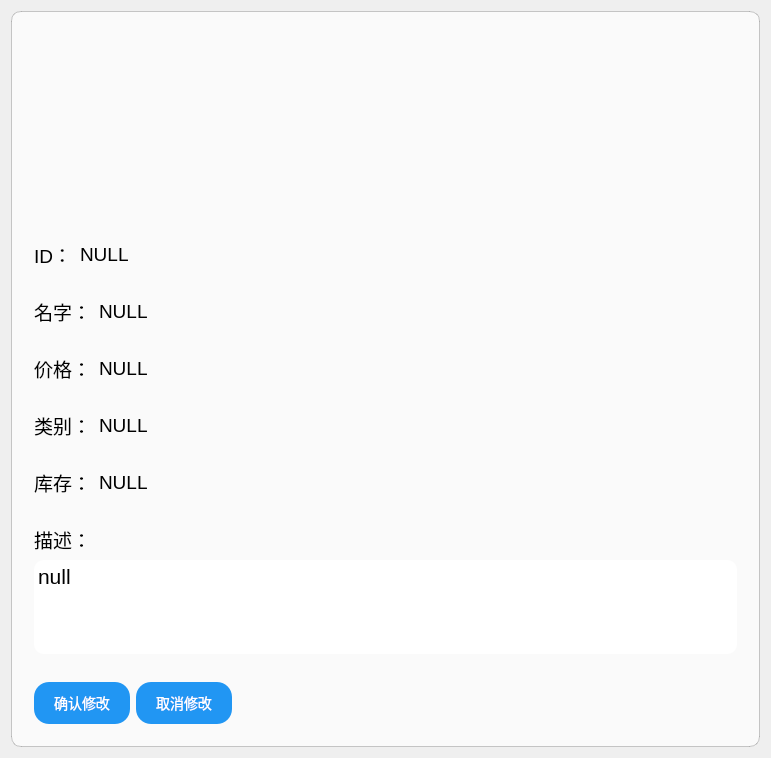
<?xml version="1.0" encoding="UTF-8"?>
<ui version="4.0">
 <class>GoodsDetailDialog</class>
 <widget class="QDialog" name="GoodsDetailDialog">
  <property name="geometry">
   <rect>
    <x>0</x>
    <y>0</y>
    <width>771</width>
    <height>758</height>
   </rect>
  </property>
  <property name="windowTitle">
   <string>GoodsDetailDialog</string>
  </property>
  <layout class="QHBoxLayout" name="horizontalLayout_6">
   <item>
    <widget class="QFrame" name="frame_5">
     <property name="styleSheet">
      <string notr="true">QWidget {
    background-color: rgba(255, 255, 255, 0.7); 
    border-radius: 10px;                        
    border: 1px solid rgba(0, 0, 0, 0.2);       
}</string>
     </property>
     <property name="frameShape">
      <enum>QFrame::StyledPanel</enum>
     </property>
     <property name="frameShadow">
      <enum>QFrame::Raised</enum>
     </property>
     <layout class="QVBoxLayout" name="verticalLayout_2">
      <item>
       <widget class="QLabel" name="goodsPicture">
        <property name="minimumSize">
         <size>
          <width>200</width>
          <height>200</height>
         </size>
        </property>
        <property name="maximumSize">
         <size>
          <width>200</width>
          <height>200</height>
         </size>
        </property>
        <property name="styleSheet">
         <string notr="true">QLabel {
    background-color: rgba(255, 255, 255, 0.0); 
    border-radius: 10px;                        
    border: none;       
}</string>
        </property>
        <property name="text">
         <string/>
        </property>
        <property name="pixmap">
         <pixmap resource="resource.qrc">:/res/default.jpg</pixmap>
        </property>
        <property name="scaledContents">
         <bool>true</bool>
        </property>
        <property name="alignment">
         <set>Qt::AlignCenter</set>
        </property>
       </widget>
      </item>
      <item>
       <widget class="QFrame" name="frame_2">
        <property name="styleSheet">
         <string notr="true">QWidget {
    background-color: rgba(255, 255, 255, 0.0); 
    border-radius: 10px;                        
    border: none;       
}</string>
        </property>
        <property name="frameShape">
         <enum>QFrame::StyledPanel</enum>
        </property>
        <property name="frameShadow">
         <enum>QFrame::Raised</enum>
        </property>
        <layout class="QHBoxLayout" name="horizontalLayout_2">
         <item>
          <widget class="QLabel" name="goodsID1">
           <property name="font">
            <font>
             <pointsize>14</pointsize>
            </font>
           </property>
           <property name="styleSheet">
            <string notr="true">QLabel {
    background-color: rgba(255, 255, 255, 0.0); 
    border-radius: 10px;                        
    border: none;       
}</string>
           </property>
           <property name="text">
            <string>ID：</string>
           </property>
          </widget>
         </item>
         <item>
          <widget class="QLineEdit" name="goodsIDEdit">
           <property name="font">
            <font>
             <pointsize>14</pointsize>
            </font>
           </property>
           <property name="text">
            <string>NULL</string>
           </property>
          </widget>
         </item>
         <item>
          <spacer name="horizontalSpacer">
           <property name="orientation">
            <enum>Qt::Horizontal</enum>
           </property>
           <property name="sizeHint" stdset="0">
            <size>
             <width>40</width>
             <height>20</height>
            </size>
           </property>
          </spacer>
         </item>
        </layout>
       </widget>
      </item>
      <item>
       <widget class="QFrame" name="frame">
        <property name="styleSheet">
         <string notr="true">QWidget {
    background-color: rgba(255, 255, 255, 0.0); 
    border-radius: 10px;                        
    border: none;       
}</string>
        </property>
        <property name="frameShape">
         <enum>QFrame::StyledPanel</enum>
        </property>
        <property name="frameShadow">
         <enum>QFrame::Raised</enum>
        </property>
        <layout class="QHBoxLayout" name="horizontalLayout">
         <item>
          <widget class="QLabel" name="goodsName1">
           <property name="font">
            <font>
             <pointsize>14</pointsize>
            </font>
           </property>
           <property name="styleSheet">
            <string notr="true">QLabel {
    background-color: rgba(255, 255, 255, 0.0); 
    border-radius: 10px;                        
    border: none;       
}</string>
           </property>
           <property name="text">
            <string>名字：</string>
           </property>
          </widget>
         </item>
         <item>
          <widget class="QLineEdit" name="goodsNameEdit">
           <property name="font">
            <font>
             <pointsize>14</pointsize>
            </font>
           </property>
           <property name="text">
            <string>NULL</string>
           </property>
          </widget>
         </item>
         <item>
          <spacer name="horizontalSpacer_2">
           <property name="orientation">
            <enum>Qt::Horizontal</enum>
           </property>
           <property name="sizeHint" stdset="0">
            <size>
             <width>40</width>
             <height>20</height>
            </size>
           </property>
          </spacer>
         </item>
        </layout>
       </widget>
      </item>
      <item>
       <widget class="QFrame" name="frame_3">
        <property name="styleSheet">
         <string notr="true">QWidget {
    background-color: rgba(255, 255, 255, 0.0); 
    border-radius: 10px;                        
    border: none;       
}</string>
        </property>
        <property name="frameShape">
         <enum>QFrame::StyledPanel</enum>
        </property>
        <property name="frameShadow">
         <enum>QFrame::Raised</enum>
        </property>
        <layout class="QHBoxLayout" name="horizontalLayout_3">
         <item>
          <widget class="QLabel" name="goodsPrice1">
           <property name="font">
            <font>
             <pointsize>14</pointsize>
            </font>
           </property>
           <property name="styleSheet">
            <string notr="true">QLabel {
    background-color: rgba(255, 255, 255, 0.0); 
    border-radius: 10px;                        
    border: none;       
}</string>
           </property>
           <property name="text">
            <string>价格：</string>
           </property>
          </widget>
         </item>
         <item>
          <widget class="QLineEdit" name="goodsPriceEdit">
           <property name="font">
            <font>
             <pointsize>14</pointsize>
            </font>
           </property>
           <property name="text">
            <string>NULL</string>
           </property>
          </widget>
         </item>
         <item>
          <spacer name="horizontalSpacer_3">
           <property name="orientation">
            <enum>Qt::Horizontal</enum>
           </property>
           <property name="sizeHint" stdset="0">
            <size>
             <width>40</width>
             <height>20</height>
            </size>
           </property>
          </spacer>
         </item>
        </layout>
       </widget>
      </item>
      <item>
       <widget class="QFrame" name="frame_4">
        <property name="styleSheet">
         <string notr="true">QWidget {
    background-color: rgba(255, 255, 255, 0.0); 
    border-radius: 10px;                        
    border: none;       
}</string>
        </property>
        <property name="frameShape">
         <enum>QFrame::StyledPanel</enum>
        </property>
        <property name="frameShadow">
         <enum>QFrame::Raised</enum>
        </property>
        <layout class="QHBoxLayout" name="horizontalLayout_4">
         <item>
          <widget class="QLabel" name="goodsCategory1">
           <property name="font">
            <font>
             <pointsize>14</pointsize>
            </font>
           </property>
           <property name="styleSheet">
            <string notr="true">QLabel {
    background-color: rgba(255, 255, 255, 0.0); 
    border-radius: 10px;                        
    border: none;       
}</string>
           </property>
           <property name="text">
            <string>类别：</string>
           </property>
          </widget>
         </item>
         <item>
          <widget class="QLineEdit" name="goodsCategoryEdit">
           <property name="font">
            <font>
             <pointsize>14</pointsize>
            </font>
           </property>
           <property name="text">
            <string>NULL</string>
           </property>
          </widget>
         </item>
         <item>
          <spacer name="horizontalSpacer_4">
           <property name="orientation">
            <enum>Qt::Horizontal</enum>
           </property>
           <property name="sizeHint" stdset="0">
            <size>
             <width>40</width>
             <height>20</height>
            </size>
           </property>
          </spacer>
         </item>
        </layout>
       </widget>
      </item>
      <item>
       <widget class="QWidget" name="widget" native="true">
        <property name="styleSheet">
         <string notr="true">QWidget {
    background-color: rgba(255, 255, 255, 0.0); 
    border-radius: 10px;                        
    border: none;       
}</string>
        </property>
        <layout class="QHBoxLayout" name="horizontalLayout_5">
         <item>
          <widget class="QLabel" name="goodsCount1">
           <property name="font">
            <font>
             <pointsize>14</pointsize>
            </font>
           </property>
           <property name="styleSheet">
            <string notr="true">QLabel {
    background-color: rgba(255, 255, 255, 0.0); 
    border-radius: 10px;                        
    border: none;       
}</string>
           </property>
           <property name="text">
            <string>库存：</string>
           </property>
          </widget>
         </item>
         <item>
          <widget class="QLineEdit" name="goodsCountEdit">
           <property name="font">
            <font>
             <pointsize>14</pointsize>
            </font>
           </property>
           <property name="text">
            <string>NULL</string>
           </property>
          </widget>
         </item>
         <item>
          <spacer name="horizontalSpacer_5">
           <property name="orientation">
            <enum>Qt::Horizontal</enum>
           </property>
           <property name="sizeHint" stdset="0">
            <size>
             <width>40</width>
             <height>20</height>
            </size>
           </property>
          </spacer>
         </item>
        </layout>
       </widget>
      </item>
      <item>
       <widget class="QWidget" name="widget_2" native="true">
        <property name="styleSheet">
         <string notr="true">QWidget {
    background-color: rgba(255, 255, 255, 0.0); 
    border-radius: 10px;                        
    border: none;       
}</string>
        </property>
        <layout class="QVBoxLayout" name="verticalLayout">
         <item>
          <widget class="QLabel" name="goodsDescription">
           <property name="font">
            <font>
             <pointsize>14</pointsize>
            </font>
           </property>
           <property name="styleSheet">
            <string notr="true">QLabel {
    background-color: rgba(255, 255, 255, 0.0); 
    border-radius: 10px;                        
    border: none;       
}</string>
           </property>
           <property name="text">
            <string>描述：</string>
           </property>
          </widget>
         </item>
         <item>
          <widget class="QTextEdit" name="goodsTextEdit">
           <property name="styleSheet">
            <string notr="true">QTextEdit {
    background-color: rgba(255, 255, 255, 1); 
    border-radius: 10px;                        
    border: none;       
}</string>
           </property>
           <property name="html">
            <string>&lt;!DOCTYPE HTML PUBLIC &quot;-//W3C//DTD HTML 4.0//EN&quot; &quot;http://www.w3.org/TR/REC-html40/strict.dtd&quot;&gt;
&lt;html&gt;&lt;head&gt;&lt;meta name=&quot;qrichtext&quot; content=&quot;1&quot; /&gt;&lt;meta charset=&quot;utf-8&quot; /&gt;&lt;style type=&quot;text/css&quot;&gt;
p, li { white-space: pre-wrap; }
hr { height: 1px; border-width: 0; }
li.unchecked::marker { content: &quot;\2610&quot;; }
li.checked::marker { content: &quot;\2612&quot;; }
&lt;/style&gt;&lt;/head&gt;&lt;body style=&quot; font-family:'Microsoft YaHei UI'; font-size:9pt; font-weight:400; font-style:normal;&quot;&gt;
&lt;p style=&quot; margin-top:0px; margin-bottom:0px; margin-left:0px; margin-right:0px; -qt-block-indent:0; text-indent:0px;&quot;&gt;&lt;span style=&quot; font-size:16pt;&quot;&gt;null&lt;/span&gt;&lt;/p&gt;&lt;/body&gt;&lt;/html&gt;</string>
           </property>
          </widget>
         </item>
        </layout>
       </widget>
      </item>
      <item>
       <widget class="QWidget" name="widget_3" native="true">
        <property name="styleSheet">
         <string notr="true">QWidget {
    background-color: rgba(255, 255, 255, 0.0); 
    border-radius: 10px;                        
    border: none;       
}</string>
        </property>
        <layout class="QHBoxLayout" name="horizontalLayout_7">
         <item>
          <widget class="QPushButton" name="acceptBtn">
           <property name="minimumSize">
            <size>
             <width>70</width>
             <height>0</height>
            </size>
           </property>
           <property name="styleSheet">
            <string notr="true">QPushButton 
{
    background-color: #2196F3;  
    color: white;               
    border: none;              
    padding: 10px 20px;        
    border-radius: 15px;       
    font-size: 14px;           
}

QPushButton:hover
{
    background-color: #1976D2;  
}

QPushButton:pressed 
{
    background-color: #0D47A1;
    color: #E0E0E0;            
}</string>
           </property>
           <property name="text">
            <string>确认修改</string>
           </property>
          </widget>
         </item>
         <item>
          <widget class="QPushButton" name="cancelBtn">
           <property name="minimumSize">
            <size>
             <width>70</width>
             <height>0</height>
            </size>
           </property>
           <property name="styleSheet">
            <string notr="true">QPushButton 
{
    background-color: #2196F3;  
    color: white;               
    border: none;              
    padding: 10px 20px;        
    border-radius: 15px;       
    font-size: 14px;           
}

QPushButton:hover
{
    background-color: #1976D2;  
}

QPushButton:pressed 
{
    background-color: #0D47A1;
    color: #E0E0E0;            
}</string>
           </property>
           <property name="text">
            <string>取消修改</string>
           </property>
          </widget>
         </item>
         <item>
          <spacer name="horizontalSpacer_6">
           <property name="orientation">
            <enum>Qt::Horizontal</enum>
           </property>
           <property name="sizeHint" stdset="0">
            <size>
             <width>40</width>
             <height>20</height>
            </size>
           </property>
          </spacer>
         </item>
        </layout>
       </widget>
      </item>
     </layout>
    </widget>
   </item>
  </layout>
 </widget>
 <layoutdefault spacing="6" margin="11"/>
 <resources>
  <include location="resource.qrc"/>
 </resources>
 <connections/>
</ui>
